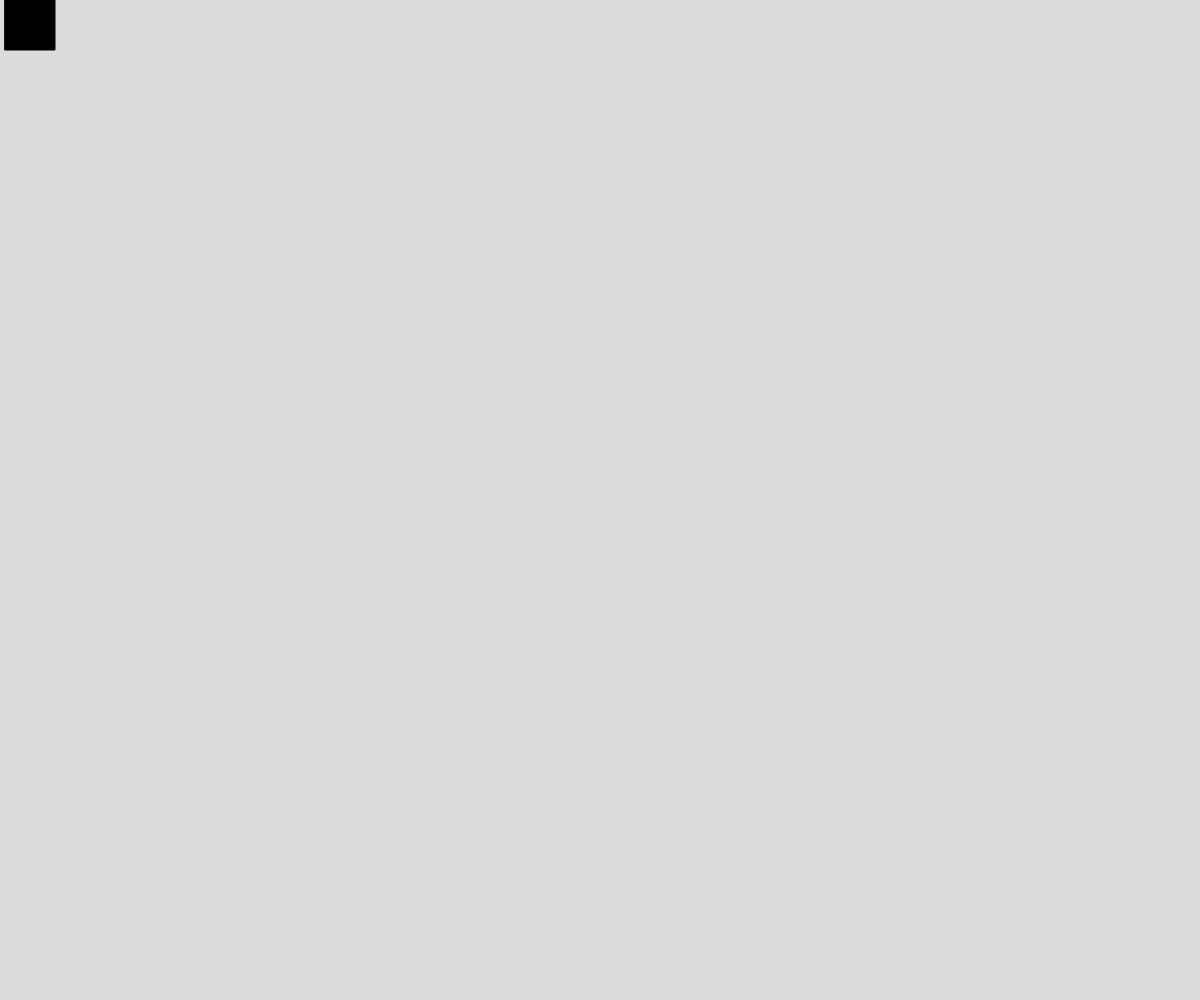
Frame 1 (no input)
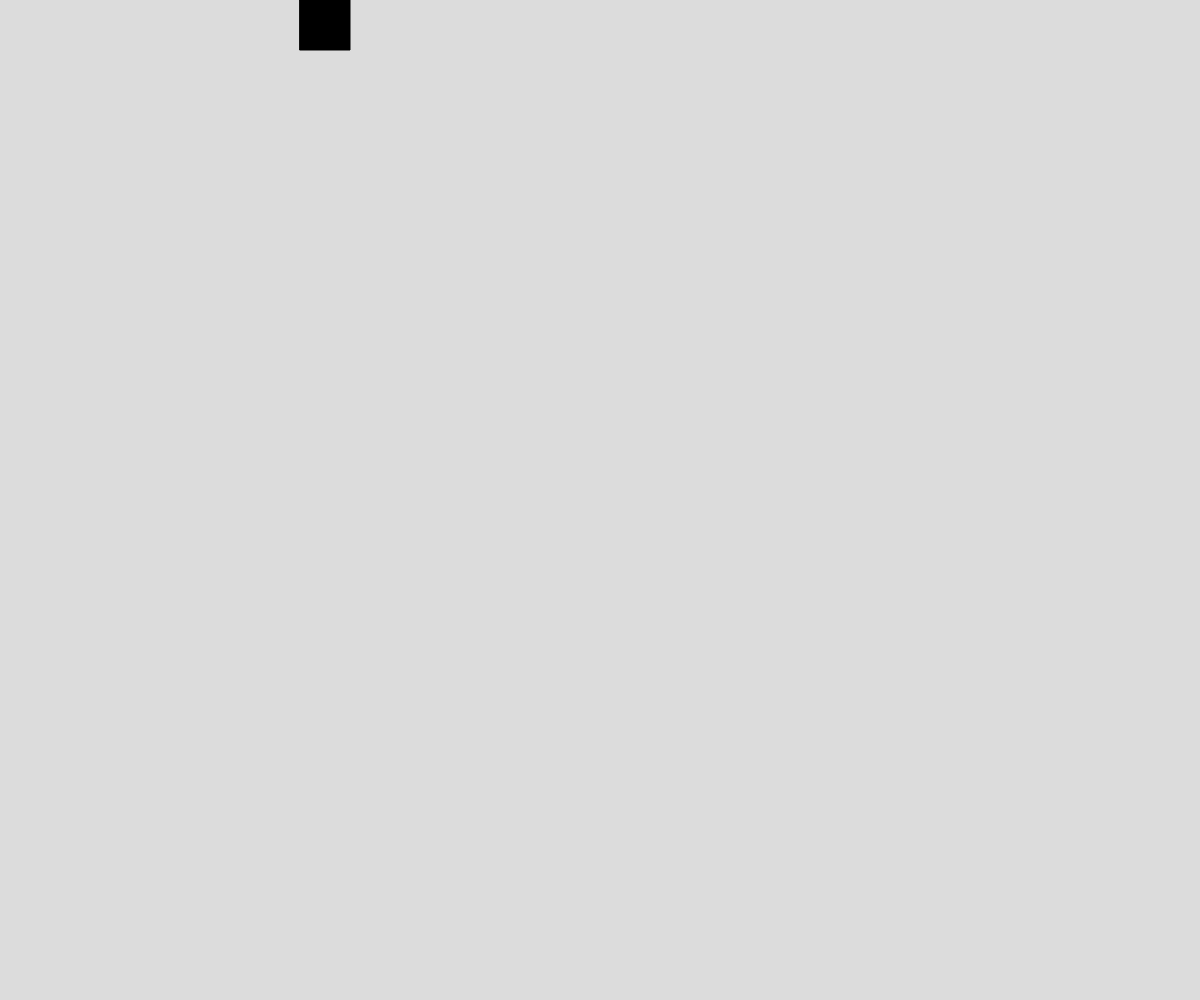
Frame 60 (no input)
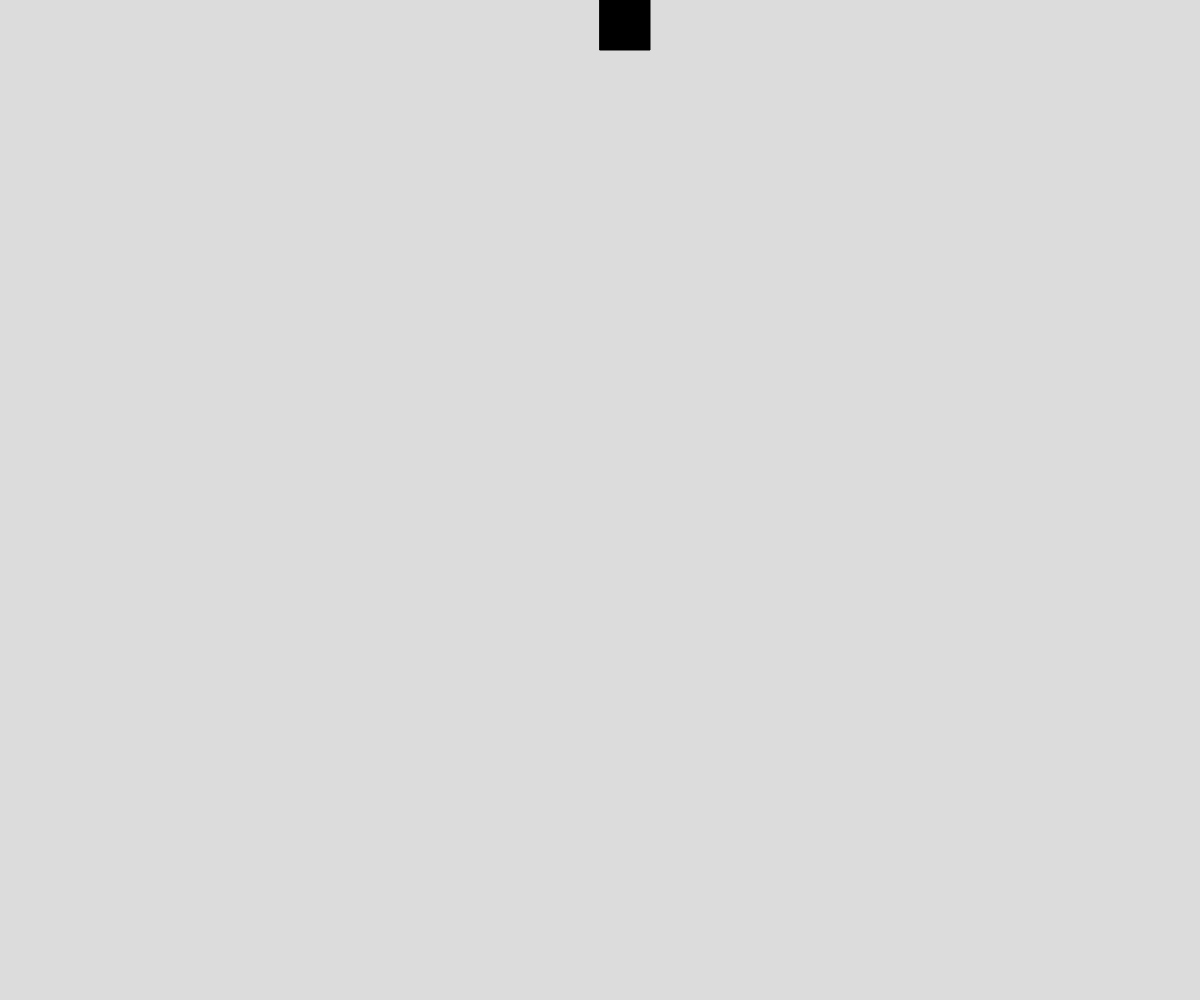
Frame 120 (the mouse pressed at the canvas centre since frame 60)

The p5.js sketch that drew these frames (run headless with seeded random() and noise() and a simulated clock; from frame 60 on, the mouse is pressed at the canvas centre):

// p5.js sketch
// ── sketch.js
// Square Moving Around Edge of Screen

let x = 0;
let y = 0;
let speed = 5;
let size = 50;
let state = "right";

async function setup() {
  createCanvas(windowWidth, windowHeight);
}

function draw() {
  background(220);
  move();
  display();
}

function move() {
  if (state === 'right') {
    x += speed;
    if (x >= width - size) {
      state = 'down';
    }
  }
  else if (state === 'down') {
    y += speed;
    if (y >= height - size) {
      state = 'left';
    }
  }
  else if (state === 'left') {
    x -= speed;
    if (x <= 0) {
      state = 'up';
    }
  }
  else if (state === 'up') {
    y -= speed;
    if (y <= 0) {
      state = 'right';
    }
  }
}

function display() {
  fill("black");
  square(x, y, size);
}
